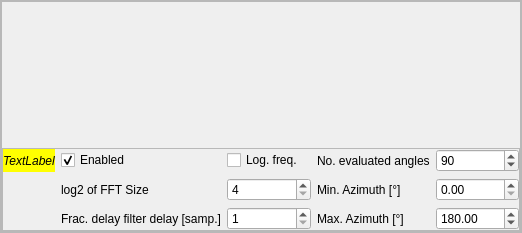
<?xml version="1.0" encoding="UTF-8"?>
<ui version="4.0">
 <class>Form_jvxQtBeampatternViewer</class>
 <widget class="QWidget" name="Form_jvxQtBeampatternViewer">
  <property name="geometry">
   <rect>
    <x>0</x>
    <y>0</y>
    <width>522</width>
    <height>233</height>
   </rect>
  </property>
  <property name="windowTitle">
   <string>Form</string>
  </property>
  <layout class="QGridLayout" name="gridLayout_3">
   <property name="leftMargin">
    <number>0</number>
   </property>
   <property name="topMargin">
    <number>0</number>
   </property>
   <property name="rightMargin">
    <number>0</number>
   </property>
   <property name="bottomMargin">
    <number>0</number>
   </property>
   <item row="0" column="0">
    <widget class="QFrame" name="frame">
     <property name="frameShape">
      <enum>QFrame::StyledPanel</enum>
     </property>
     <property name="frameShadow">
      <enum>QFrame::Raised</enum>
     </property>
     <layout class="QGridLayout" name="gridLayout_2" rowstretch="10">
      <property name="leftMargin">
       <number>0</number>
      </property>
      <property name="topMargin">
       <number>0</number>
      </property>
      <property name="rightMargin">
       <number>0</number>
      </property>
      <property name="bottomMargin">
       <number>0</number>
      </property>
      <item row="0" column="0">
       <widget class="QFrame" name="frame_2">
        <property name="minimumSize">
         <size>
          <width>150</width>
          <height>100</height>
         </size>
        </property>
        <property name="frameShape">
         <enum>QFrame::StyledPanel</enum>
        </property>
        <property name="frameShadow">
         <enum>QFrame::Raised</enum>
        </property>
        <layout class="QGridLayout" name="gridLayout_4" rowstretch="10,1">
         <property name="leftMargin">
          <number>0</number>
         </property>
         <property name="topMargin">
          <number>0</number>
         </property>
         <property name="rightMargin">
          <number>0</number>
         </property>
         <property name="bottomMargin">
          <number>0</number>
         </property>
         <item row="0" column="0">
          <layout class="QHBoxLayout" name="plotLayout"/>
         </item>
         <item row="1" column="0">
          <widget class="QFrame" name="frame_3">
           <property name="frameShape">
            <enum>QFrame::StyledPanel</enum>
           </property>
           <property name="frameShadow">
            <enum>QFrame::Raised</enum>
           </property>
           <layout class="QGridLayout" name="gridLayout_5" columnstretch="1,10,10,10,10">
            <property name="leftMargin">
             <number>0</number>
            </property>
            <property name="topMargin">
             <number>0</number>
            </property>
            <property name="rightMargin">
             <number>0</number>
            </property>
            <property name="bottomMargin">
             <number>0</number>
            </property>
            <item row="2" column="1">
             <widget class="QLabel" name="label_111">
              <property name="text">
               <string>log2 of FFT Size</string>
              </property>
             </widget>
            </item>
            <item row="3" column="4">
             <widget class="QDoubleSpinBox" name="doubleSpinBox_maxAzimuth">
              <property name="minimum">
               <double>90.000000000000000</double>
              </property>
              <property name="maximum">
               <double>360.000000000000000</double>
              </property>
              <property name="value">
               <double>180.000000000000000</double>
              </property>
             </widget>
            </item>
            <item row="1" column="3">
             <widget class="QLabel" name="label">
              <property name="text">
               <string>No. evaluated angles</string>
              </property>
             </widget>
            </item>
            <item row="1" column="1">
             <widget class="QCheckBox" name="checkBox_enabled">
              <property name="text">
               <string>Enabled</string>
              </property>
              <property name="checked">
               <bool>true</bool>
              </property>
             </widget>
            </item>
            <item row="1" column="4">
             <widget class="QSpinBox" name="spinBox_numberAngles">
              <property name="minimum">
               <number>10</number>
              </property>
              <property name="maximum">
               <number>360</number>
              </property>
              <property name="value">
               <number>90</number>
              </property>
             </widget>
            </item>
            <item row="2" column="4">
             <widget class="QDoubleSpinBox" name="doubleSpinBox_minAzimuth">
              <property name="minimum">
               <double>0.000000000000000</double>
              </property>
              <property name="maximum">
               <double>270.000000000000000</double>
              </property>
             </widget>
            </item>
            <item row="3" column="1">
             <widget class="QLabel" name="label_4">
              <property name="text">
               <string>Frac. delay filter delay [samp.]</string>
              </property>
             </widget>
            </item>
            <item row="1" column="2">
             <widget class="QCheckBox" name="checkBox_logarithmicFrequency">
              <property name="text">
               <string>Log. freq.</string>
              </property>
             </widget>
            </item>
            <item row="2" column="2">
             <widget class="QSpinBox" name="spinBox_FFTSize">
              <property name="minimum">
               <number>4</number>
              </property>
              <property name="maximum">
               <number>13</number>
              </property>
             </widget>
            </item>
            <item row="2" column="3">
             <widget class="QLabel" name="label_2">
              <property name="text">
               <string>Min. Azimuth [°]</string>
              </property>
             </widget>
            </item>
            <item row="3" column="3">
             <widget class="QLabel" name="label_3">
              <property name="text">
               <string>Max. Azimuth [°]</string>
              </property>
             </widget>
            </item>
            <item row="3" column="2">
             <widget class="QSpinBox" name="spinBox_fracDelayFilterDelay">
              <property name="minimum">
               <number>1</number>
              </property>
              <property name="maximum">
               <number>256</number>
              </property>
             </widget>
            </item>
            <item row="1" column="0">
             <widget class="QLabel" name="label_prefix">
              <property name="palette">
               <palette>
                <active>
                 <colorrole role="Base">
                  <brush brushstyle="SolidPattern">
                   <color alpha="255">
                    <red>255</red>
                    <green>255</green>
                    <blue>0</blue>
                   </color>
                  </brush>
                 </colorrole>
                 <colorrole role="Window">
                  <brush brushstyle="SolidPattern">
                   <color alpha="255">
                    <red>255</red>
                    <green>255</green>
                    <blue>0</blue>
                   </color>
                  </brush>
                 </colorrole>
                </active>
                <inactive>
                 <colorrole role="Base">
                  <brush brushstyle="SolidPattern">
                   <color alpha="255">
                    <red>255</red>
                    <green>255</green>
                    <blue>0</blue>
                   </color>
                  </brush>
                 </colorrole>
                 <colorrole role="Window">
                  <brush brushstyle="SolidPattern">
                   <color alpha="255">
                    <red>255</red>
                    <green>255</green>
                    <blue>0</blue>
                   </color>
                  </brush>
                 </colorrole>
                </inactive>
                <disabled>
                 <colorrole role="Base">
                  <brush brushstyle="SolidPattern">
                   <color alpha="255">
                    <red>255</red>
                    <green>255</green>
                    <blue>0</blue>
                   </color>
                  </brush>
                 </colorrole>
                 <colorrole role="Window">
                  <brush brushstyle="SolidPattern">
                   <color alpha="255">
                    <red>255</red>
                    <green>255</green>
                    <blue>0</blue>
                   </color>
                  </brush>
                 </colorrole>
                </disabled>
               </palette>
              </property>
              <property name="font">
               <font>
                <italic>true</italic>
               </font>
              </property>
              <property name="autoFillBackground">
               <bool>true</bool>
              </property>
              <property name="text">
               <string>TextLabel</string>
              </property>
              <property name="alignment">
               <set>Qt::AlignCenter</set>
              </property>
             </widget>
            </item>
           </layout>
          </widget>
         </item>
        </layout>
       </widget>
      </item>
     </layout>
    </widget>
   </item>
  </layout>
 </widget>
 <resources/>
 <connections/>
</ui>
